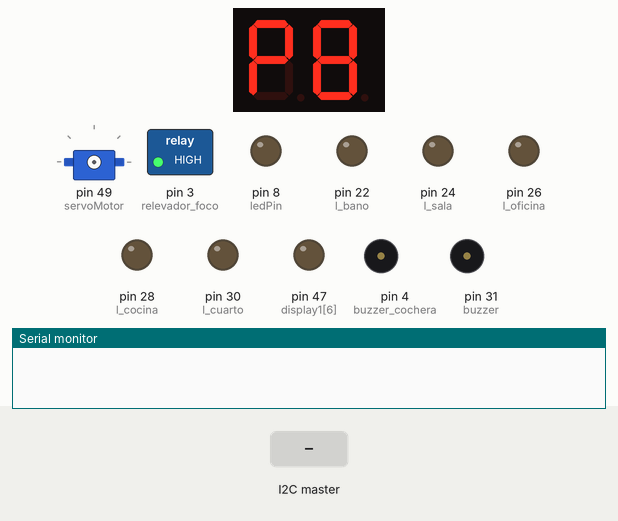
Bench run of a sketch on a simulated Arduino Mega 2560, built with avr-gcc and run on an emulated ATmega2560. Shown: 2-digit seven-segment display, servo, switched loads named in the sketch (green lamp = pin HIGH), output pins drawn as LEDs (lit = HIGH), buzzer (waves = sounding, pin HIGH), the last lines printed to the serial monitor. Wiring (inferred from the names in the program): 2-digit 7-segment display, segments lit when LOW: segments pin 39, pin 38, pin 37, pin 36, pin 35, pin 34, pin 33, pin 40, pin 41, pin 42, pin 43, pin 44, pin 45, pin 46. The inputs (shaded band) are chosen by the test bench. The segment pins are drawn as the display they are named for; pins used as bus, display or sensor lines are not drawn.

Above: at 0.6 s.
At 4.7 s:
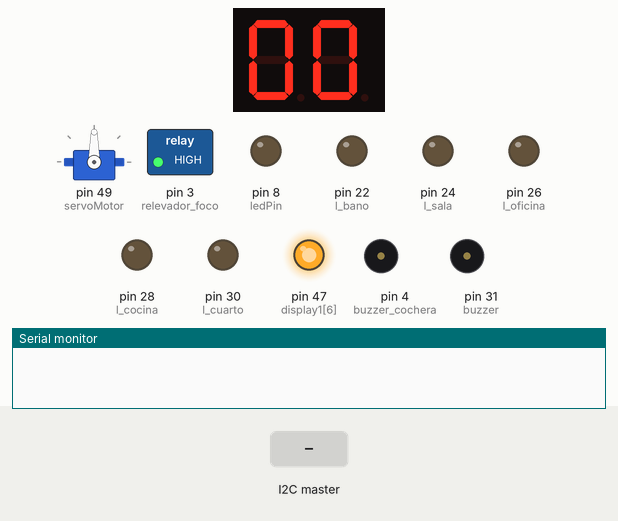
4.8 s: the I2C master sends the byte 2
At 6.0 s:
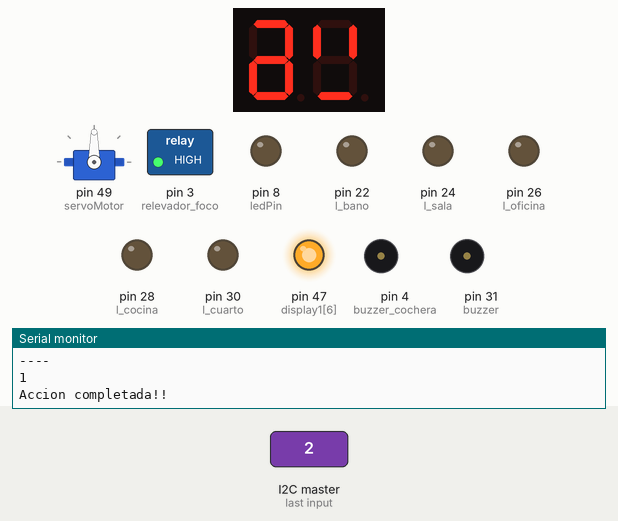
6.3 s: the I2C master sends the byte 1
Timing chart, 0 to 9.3 s (numbered marks = the images above; inputs shaded):
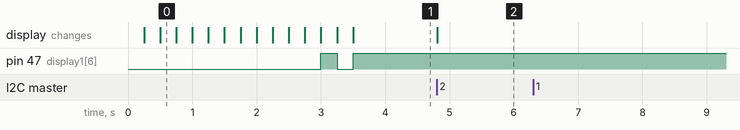

The sketch:

MEGA_Esclavo_proyecto.ino
```cpp
#include <Wire.h>
// Incluímos la librería para poder controlar el servo
#include <Servo.h>

// Declaramos la variable para controlar el servo
Servo servoMotor;
//displays
const int pindisplay = 33;
const int display1[7] = { 35, 37, 39, 41, 43, 45, 47 };
const int display2[7] = { 34, 36, 38, 40, 42, 44, 46 };
const int ledPin = 8, l_bano = 22, l_sala = 24, l_oficina = 26, l_cocina = 28, l_cuarto = 30;
int alarma = 0,evento = 1, buzzer = 31,relevador_foco = 3,buzzer_cochera = 4;
int sensorhumo =0,humo;
bool sensorvalue=false;
const byte numbersDisplayAnode[10] = {
                          0b1000000,          //0
                          0b1111001,          //1
                          0b0100100,          //2
                          0b0110000,          //3
                          0b0011001,          //4
                          0b0010010,          //5
                          0b0000010,          //6
                          0b1111000,          //7
                          0b0000000,          //8
                          0b0010000};         //9


void setup() {
  Serial.begin(9600); /* begin serial for debug */
  Wire.begin(1); /* join i2c bus with SDA=D1 and SCL=D2 of NodeMCU */
  Wire.onReceive(receiveEvent);
  Wire.onRequest(requestEvent);
  //Pins
  pinMode(ledPin, OUTPUT);
  pinMode(l_bano, OUTPUT);
  pinMode(l_sala, OUTPUT);
  pinMode(l_oficina, OUTPUT);
  pinMode(l_cocina, OUTPUT);
  pinMode(l_cuarto, OUTPUT);
  pinMode(pindisplay, OUTPUT);
  pinMode(buzzer, OUTPUT);
  pinMode(buzzer_cochera, OUTPUT);
  pinMode(relevador_foco, OUTPUT);
  digitalWrite(relevador_foco, HIGH);

  //Displays 1 y 2
  for(int i = 0; i < 7;i++) {
    pinMode(display1[i], OUTPUT);
    pinMode(display2[i], OUTPUT);
  }

  for(int i = 0; i < 7;i++) {
    digitalWrite(display1[i], HIGH);
    digitalWrite(display2[i], HIGH);
    delay(250);
    digitalWrite(display1[i], LOW);
    digitalWrite(display2[i], LOW);
    delay(250);
  }

 //Iniciamos el display en 0
  lightSegments(0,display1);
  lightSegments(0,display2);
  //lightSegments2(0);
  digitalWrite(pindisplay,0b0010000);

  // Iniciamos el servo para que empiece a trabajar con el pin 49
  servoMotor.attach(49);
}

void loop(){
  //eventoalarma();
  delay(10);
}

void receiveEvent(int howMany) {

  int accion, ledID, estado,estadoalarma;
  char temperatura_c;

  // Si hay dos bytes disponibles
  while (Wire.available() > 0){

    accion = Wire.read();
    Serial.print("Evento llamado: ");
    Serial.println(accion);
  //Accion a realizar el arduino mega al comunicarse con su maestro el arduino mcu

  if(accion == 9){
    Serial.println("Alarma activada!!!");
    digitalWrite(buzzer, HIGH);
  }else if(accion == 10){
    digitalWrite(buzzer, LOW);
  }
  switch(accion){
    case 1: //CASE LEDS

      ledID = Wire.read();
      estado = Wire.read();
      Serial.println(ledID);
      Serial.print("Estado: ");
      Serial.println(estado);
      switch(ledID){
        case 2:
          if(estado == 0){
            digitalWrite(l_bano, LOW);
          }else{
            digitalWrite(l_bano, HIGH);
          }
        break;
        case 3:
          if(estado == 0){
            digitalWrite(l_sala, LOW);
          }else{
            digitalWrite(l_sala, HIGH);
          }
        break;
        case 4:
          if(estado == 0){
            digitalWrite(l_oficina, LOW);
          }else{
            digitalWrite(l_oficina, HIGH);
          }
        break;
        case 5:
          if(estado == 0){
            digitalWrite(l_cocina, LOW);
          }else{
            digitalWrite(l_cocina, HIGH);
          }
        break;
        case 6:
          if(estado == 0){
            digitalWrite(l_cuarto, LOW);
          }else{
            digitalWrite(l_cuarto, HIGH);
          }
        break;
        case 7: //COCHERA
          Serial.println("Servo activado!!!");
          if(estado == 0){ //Cerrando cochera
            // Desplazamos a la posición 90º
            servoMotor.write(30);
            digitalWrite(buzzer_cochera, HIGH);
            delay(500);
            digitalWrite(buzzer_cochera, LOW);
            servoMotor.write(30);
            digitalWrite(buzzer_cochera, HIGH);
            delay(500);
            digitalWrite(buzzer_cochera, LOW);
            servoMotor.write(30);
            digitalWrite(buzzer_cochera, HIGH);
            delay(500);
            digitalWrite(buzzer_cochera, LOW);


          }else{ //Abriendo cochera
            // Desplazamos a la posición 180º
            servoMotor.write(40);
            digitalWrite(buzzer_cochera, HIGH);
            delay(500);
            digitalWrite(buzzer_cochera, LOW);
            servoMotor.write(40);
            digitalWrite(buzzer_cochera, HIGH);
            delay(500);
            digitalWrite(buzzer_cochera, LOW);
            servoMotor.write(40);
            digitalWrite(buzzer_cochera, HIGH);
            delay(500);
            digitalWrite(buzzer_cochera, LOW);
            servoMotor.write(40);
            digitalWrite(buzzer_cochera, HIGH);
            delay(500);
            digitalWrite(buzzer_cochera, LOW);
            servoMotor.write(20);
            digitalWrite(buzzer_cochera, HIGH);
            delay(500);
            digitalWrite(buzzer_cochera, LOW);


          }
        break;
        case 8:
          if(estado == 0){
            digitalWrite(relevador_foco, HIGH);
          }else{
            digitalWrite(relevador_foco, LOW);
          }
        break;
        default:
          Serial.println("No se encontro el LedID");
          digitalWrite(ledPin, HIGH);
          delay(1000);
          digitalWrite(ledPin, LOW);
        break;
      }
    break;
    case 2: //CASE TEMPERATURA
      temperatura_c = Wire.read();
      int temperatura =temperatura_c;
      Serial.print("Temperatura: ");
      Serial.print(temperatura);
      Serial.println(" *C ");
      eventoTemperatura(temperatura);
    break;
  }

    Serial.println("Accion completada!!");
  }
}


void eventoTemperatura(int temperatura){

  int digitostemp = temperatura;

  if(temperatura < 0){
    digitalWrite(pindisplay,0b0000000);
    digitostemp = -digitostemp;
  }else{
    digitalWrite(pindisplay,0b0010000);
  }

  if(temperatura <10){
    lightSegments(0,display1);
  }

  if(temperatura == 0){
    lightSegments(0,display2);
  }

  bool displayest = true;
  while(digitostemp){

    int digito = digitostemp % 10;

    Serial.println("----");
    Serial.println(digito);
    if(displayest){
      switch(digito){
        case 0: lightSegments(0,display2);break;
        case 1: lightSegments(1,display2);break;
        case 2: lightSegments(2,display2);break;
        case 3: lightSegments(3,display2);break;
        case 4: lightSegments(4,display2);break;
        case 5: lightSegments(5,display2);break;
        case 6: lightSegments(6,display2);break;
        case 7: lightSegments(7,display2);break;
        case 8: lightSegments(8,display2);break;
        case 9: lightSegments(9,display2);break;
        default: lightSegments(0,display2);break;
        }
      displayest = false;
    }else{
      switch(digito){
        case 0: lightSegments(0,display1);break;
        case 1: lightSegments(1,display1);break;
        case 2: lightSegments(2,display1);break;
        case 3: lightSegments(3,display1);break;
        case 4: lightSegments(4,display1);break;
        case 5: lightSegments(5,display1);break;
        case 6: lightSegments(6,display1);break;
        case 7: lightSegments(7,display1);break;
        case 8: lightSegments(8,display1);break;
        case 9: lightSegments(9,display1);break;
        default: lightSegments(0,display1);break;
        }

    }
    delay(1000);
    digitostemp /= 10;
  }
}

void lightSegments(int number,int display[]) {
  byte numberBit = numbersDisplayAnode[number];
  for (int i = 0; i < 7; i++)  {
    int bit = bitRead(numberBit, i);
    digitalWrite(display[i], bit);
  }
}

void requestEvent() {
  sensorhumo = analogRead(4);

  if(sensorhumo > 330){
    sensorvalue = true;
  }else{
    sensorvalue = false;
  }
  Serial.print("Sensor de humo : ");
  Serial.println(sensorhumo);
  Serial.print("Value : ");
  Serial.println(sensorvalue);
  Wire.write(sensorvalue);
   /*send string on request */
}


/* void lightSegments2(int number) {
  byte numberBit = numbersDisplayAnode[number];
  for (int i = 0; i < 7; i++)  {
    int bit = bitRead(numberBit, i);
    digitalWrite(display2[i], bit);
  }
} */
```

Measured:
- after the input at 4.8 s, the display: changes at once (image 2)
